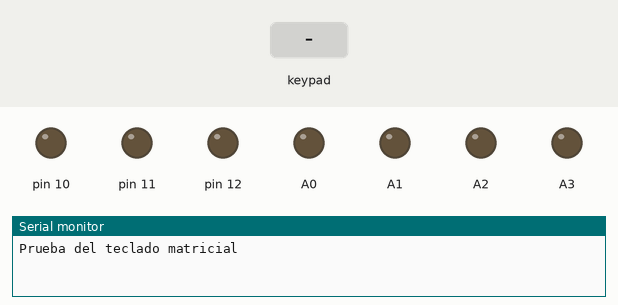
This sketch was run on a simulated Arduino Uno, built with avr-gcc and run on an emulated ATmega328P. Shown: output pins drawn as LEDs (lit = HIGH), the last lines printed to the serial monitor. Dashed ring = blinking. Inputs (shaded band) come from the test bench.

Above: at 1.2 s.
1.3 s: keypad keys 1 2 pressed 0.4 s apart
At 3.5 s:
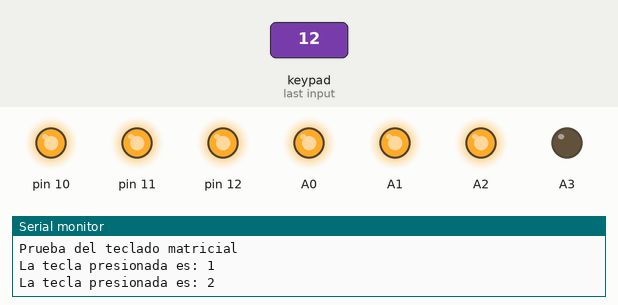
3.8 s: key 'A' pressed
At 4.1 s:
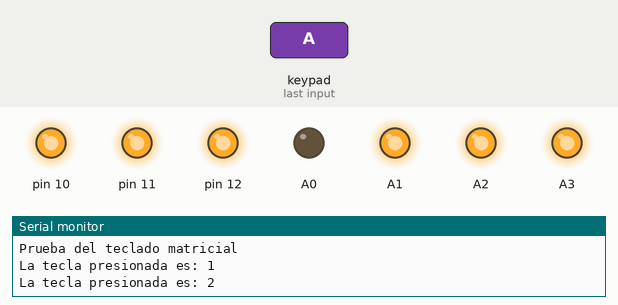
5.8 s: key 'B' pressed
At 6.2 s:
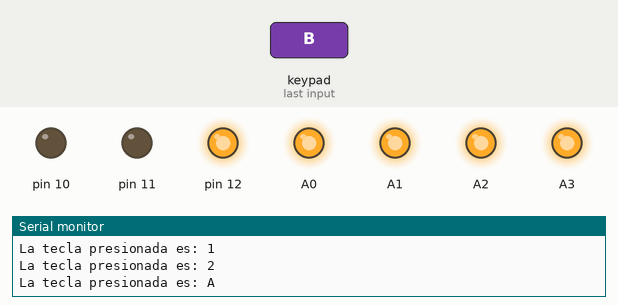
7.8 s: keypad keys 1 2 # pressed 0.4 s apart
At 9.8 s:
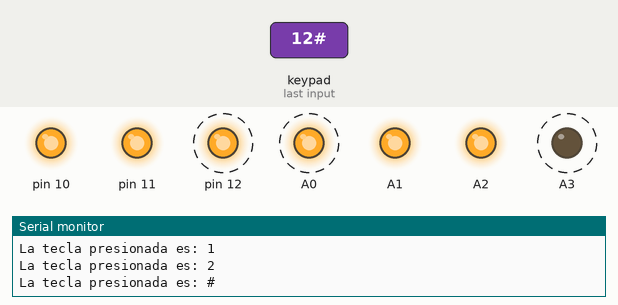
10.8 s: key 'C' pressed
At 11.2 s:
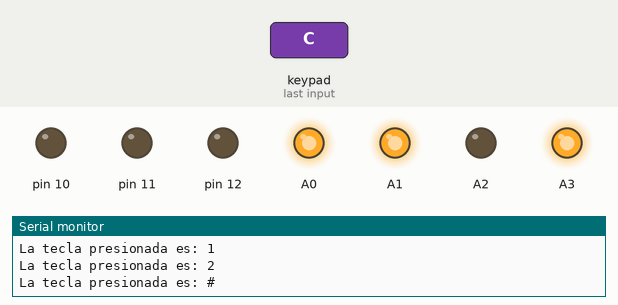
12.8 s: keypad keys 1 2 * pressed 0.4 s apart
At 14.2 s:
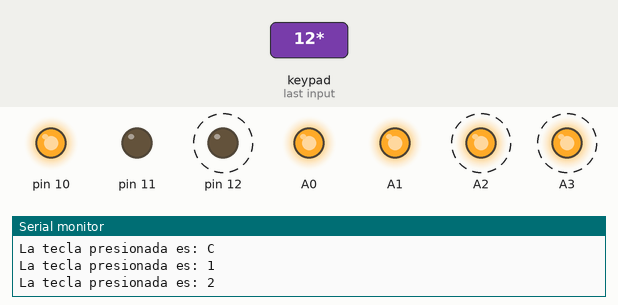
Timing chart, 0 to 15.8 s (numbered marks = the images above; inputs shaded):
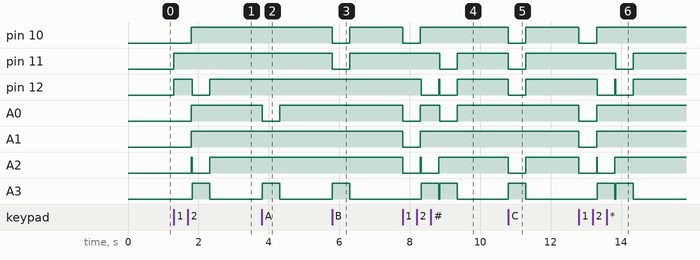

The sketch:

tecladomatricial.ino
```cpp
/*
* Fundacion Kinal
* Centro educativo tecnico laboral Kinal
* Perito en Electronica
* Seccion: A
* Curso: Taller de electronica digital y reparacion de computadoras I
* Alumno: David Alfredo del Cid Rodríguez
* Fecha: 18/14/2023
* Carnet: 2022482
* Proyecto: MAQUINA EXPENDEDORA
*/
//Librerias
#include <Keypad.h>    //Libreria que me permite usar el teclado matricial.

//Macros o directivas de preprocesador
#define filas_teclado 4   //cantidad de filas que posee el teclado matricial.
#define columnas_teclado 4 //cantidad de columnas que posee el teclado matricial.
#define f1_teclado 2  //pin2 conectado a la fila 1
#define f2_teclado 3  //pin3 conectado a la fila 2
#define f3_teclado 4  //pin4 conectado a la fila 3
#define f4_teclado 5  //pin5 conectado a la fila 4
#define c1_teclado 6  //pin6 conectado a la columna 1
#define c2_teclado 7  //pin7 conectado a la columna 2
#define c3_teclado 8  //pin8 conectado a la columna 3
#define c4_teclado 9  //pin9 conectado a la columna 4
//display


int i;

//Creo una matriz led con la disposicion fisica de las teclas
char keys[filas_teclado][columnas_teclado] = {
  {'1','2','3','A'},
  {'4','5','6','B'},
  {'7','8','9','C'},
  {'*','0','#','D'}
};

//Arreglos en los que defino los pines a utilizar, tanto para las columnas como para las filas
byte pines_filas[filas_teclado] = {f1_teclado,f2_teclado,f3_teclado,f4_teclado};
byte pines_columnas[columnas_teclado] = {c1_teclado,c2_teclado,c3_teclado,c4_teclado};


//Creo el constructor para poder usar el teclado matricial.
Keypad teclado_profe = Keypad( makeKeymap(keys), pines_filas, pines_columnas, filas_teclado,columnas_teclado);
///////////////////////////////////////////////////////////////////////////////
void setup()
{
  Serial.begin(9600);    //Inicio la comunicacion serial.
  Serial.println("Prueba del teclado matricial");   //Envio de mensaje
  pinMode(10, OUTPUT);
  pinMode(11, OUTPUT);
  pinMode(12, OUTPUT);
  pinMode(A0, OUTPUT);
  pinMode(A1, OUTPUT);
  pinMode(A2, OUTPUT);
  pinMode(A3, OUTPUT);
}
///////////////////////////////////////////////////////////////////////////////
void loop()
{

char tecla = teclado_profe.getKey();  //Obtengo la tecla que presione


  //  1
  switch(tecla){
    case('1'):{
      digitalWrite(10, LOW);//A
      digitalWrite(11, HIGH);//B
      digitalWrite(12, HIGH);//C
      digitalWrite(A0, LOW);//D
      digitalWrite(A1, LOW);//E
      digitalWrite(A2, LOW);//F
      digitalWrite(A3, LOW);//G
      delay(500);
      digitalWrite(10, HIGH);//A
      digitalWrite(11, HIGH);//B
      digitalWrite(12, HIGH);//C
      digitalWrite(A0, HIGH);//D
      digitalWrite(A1, HIGH);//E
      digitalWrite(A2, HIGH);//F
      digitalWrite(A3, LOW);//G
      break;
    }
  }
  // 2
    switch(tecla){
    case('2'):{
      digitalWrite(10, HIGH);//A
      digitalWrite(11, HIGH);//B
      digitalWrite(12, LOW);//C
      digitalWrite(A0, HIGH);//D
      digitalWrite(A1, HIGH);//E
      digitalWrite(A2, LOW);//F
      digitalWrite(A3, HIGH);//G
      delay(500);
      digitalWrite(10, HIGH);//A
      digitalWrite(11, HIGH);//B
      digitalWrite(12, HIGH);//C
      digitalWrite(A0, HIGH);//D
      digitalWrite(A1, HIGH);//E
      digitalWrite(A2, HIGH);//F
      digitalWrite(A3, LOW);//G
      break;
    }
  }
    switch(tecla){
    case('3'):{
      digitalWrite(10, HIGH);//A
      digitalWrite(11, HIGH);//B
      digitalWrite(12, HIGH);//C
      digitalWrite(A0, HIGH);//D
      digitalWrite(A1, LOW);//E
      digitalWrite(A2, LOW);//F
      digitalWrite(A3, HIGH);//G
      delay(500);
      digitalWrite(10, HIGH);//A
      digitalWrite(11, HIGH);//B
      digitalWrite(12, HIGH);//C
      digitalWrite(A0, HIGH);//D
      digitalWrite(A1, HIGH);//E
      digitalWrite(A2, HIGH);//F
      digitalWrite(A3, LOW);//G
      break;
    }
  }

      switch(tecla){
    case('4'):{
      digitalWrite(10, LOW);//A
      digitalWrite(11, HIGH);//B
      digitalWrite(12, HIGH);//C
      digitalWrite(A0, LOW);//D
      digitalWrite(A1, LOW);//E
      digitalWrite(A2, HIGH);//F
      digitalWrite(A3, HIGH);//G
      delay(500);
      digitalWrite(10, HIGH);//A
      digitalWrite(11, HIGH);//B
      digitalWrite(12, HIGH);//C
      digitalWrite(A0, HIGH);//D
      digitalWrite(A1, HIGH);//E
      digitalWrite(A2, HIGH);//F
      digitalWrite(A3, LOW);//G
      break;
    }
  }

        switch(tecla){
    case('5'):{
      digitalWrite(10, HIGH);//A
      digitalWrite(11, LOW);//B
      digitalWrite(12, HIGH);//C
      digitalWrite(A0, HIGH);//D
      digitalWrite(A1, LOW);//E
      digitalWrite(A2, HIGH);//F
      digitalWrite(A3, HIGH);//G
      delay(500);
      digitalWrite(10, HIGH);//A
      digitalWrite(11, HIGH);//B
      digitalWrite(12, HIGH);//C
      digitalWrite(A0, HIGH);//D
      digitalWrite(A1, HIGH);//E
      digitalWrite(A2, HIGH);//F
      digitalWrite(A3, LOW);//G
      break;
    }
  }
        switch(tecla){
    case('6'):{
      digitalWrite(10, HIGH);//A
      digitalWrite(11, LOW);//B
      digitalWrite(12, HIGH);//C
      digitalWrite(A0, HIGH);//D
      digitalWrite(A1, HIGH);//E
      digitalWrite(A2, HIGH);//F
      digitalWrite(A3, HIGH);//G
      delay(500);
      digitalWrite(10, HIGH);//A
      digitalWrite(11, HIGH);//B
      digitalWrite(12, HIGH);//C
      digitalWrite(A0, HIGH);//D
      digitalWrite(A1, HIGH);//E
      digitalWrite(A2, HIGH);//F
      digitalWrite(A3, LOW);//G
      break;
    }
  }

            switch(tecla){
    case('7'):{
      digitalWrite(10, HIGH);//A
      digitalWrite(11, HIGH);//B
      digitalWrite(12, HIGH);//C
      digitalWrite(A0, LOW);//D
      digitalWrite(A1, LOW);//E
      digitalWrite(A2, LOW);//F
      digitalWrite(A3, LOW);//G
      delay(500);
      digitalWrite(10, HIGH);//A
      digitalWrite(11, HIGH);//B
      digitalWrite(12, HIGH);//C
      digitalWrite(A0, HIGH);//D
      digitalWrite(A1, HIGH);//E
      digitalWrite(A2, HIGH);//F
      digitalWrite(A3, LOW);//G
      break;
    }
  }
          switch(tecla){
    case('8'):{
      digitalWrite(10, HIGH);//A
      digitalWrite(11, HIGH);//B
      digitalWrite(12, HIGH);//C
      digitalWrite(A0, HIGH);//D
      digitalWrite(A1, HIGH);//E
      digitalWrite(A2, HIGH);//F
      digitalWrite(A3, HIGH);//G
      delay(500);
      digitalWrite(10, HIGH);//A
      digitalWrite(11, HIGH);//B
      digitalWrite(12, HIGH);//C
      digitalWrite(A0, HIGH);//D
      digitalWrite(A1, HIGH);//E
      digitalWrite(A2, HIGH);//F
      digitalWrite(A3, LOW);//G
      break;
    }
  }
            switch(tecla){
    case('9'):{
      digitalWrite(10, HIGH);//A
      digitalWrite(11, HIGH);//B
      digitalWrite(12, HIGH);//C
      digitalWrite(A0, LOW);//D
      digitalWrite(A1, LOW);//E
      digitalWrite(A2, HIGH);//F
      digitalWrite(A3, HIGH);//G
      delay(500);
      digitalWrite(10, HIGH);//A
      digitalWrite(11, HIGH);//B
      digitalWrite(12, HIGH);//C
      digitalWrite(A0, HIGH);//D
      digitalWrite(A1, HIGH);//E
      digitalWrite(A2, HIGH);//F
      digitalWrite(A3, LOW);//G
      break;
    }
  }

            switch(tecla){
    case('A'):{
      digitalWrite(10, HIGH);//A
      digitalWrite(11, HIGH);//B
      digitalWrite(12, HIGH);//C
      digitalWrite(A0, LOW);//D
      digitalWrite(A1, HIGH);//E
      digitalWrite(A2, HIGH);//F
      digitalWrite(A3, HIGH);//G
      delay(500);
      digitalWrite(10, HIGH);//A
      digitalWrite(11, HIGH);//B
      digitalWrite(12, HIGH);//C
      digitalWrite(A0, HIGH);//D
      digitalWrite(A1, HIGH);//E
      digitalWrite(A2, HIGH);//F
      digitalWrite(A3, LOW);//G
      break;
    }
  }

            switch(tecla){
    case('B'):{
      digitalWrite(10, LOW);//A
      digitalWrite(11, LOW);//B
      digitalWrite(12, HIGH);//C
      digitalWrite(A0, HIGH);//D
      digitalWrite(A1, HIGH);//E
      digitalWrite(A2, HIGH);//F
      digitalWrite(A3, HIGH);//G
      delay(500);
      digitalWrite(10, HIGH);//A
      digitalWrite(11, HIGH);//B
      digitalWrite(12, HIGH);//C
      digitalWrite(A0, HIGH);//D
      digitalWrite(A1, HIGH);//E
      digitalWrite(A2, HIGH);//F
      digitalWrite(A3, LOW);//G
      break;
    }
  }

            switch(tecla){
    case('C'):{
      digitalWrite(10, LOW);//A
      digitalWrite(11, LOW);//B
      digitalWrite(12, LOW);//C
      digitalWrite(A0, HIGH);//D
      digitalWrite(A1, HIGH);//E
      digitalWrite(A2, LOW);//F
      digitalWrite(A3, HIGH);//G
      delay(500);
      digitalWrite(10, HIGH);//A
      digitalWrite(11, HIGH);//B
      digitalWrite(12, HIGH);//C
      digitalWrite(A0, HIGH);//D
      digitalWrite(A1, HIGH);//E
      digitalWrite(A2, HIGH);//F
      digitalWrite(A3, LOW);//G
      break;
    }
  }
            switch(tecla){
    case('D'):{
      digitalWrite(10, LOW);//A
      digitalWrite(11, HIGH);//B
      digitalWrite(12, HIGH);//C
      digitalWrite(A0, HIGH);//D
      digitalWrite(A1, HIGH);//E
      digitalWrite(A2, LOW);//F
      digitalWrite(A3, HIGH);//G
      delay(500);
      digitalWrite(10, HIGH);//A
      digitalWrite(11, HIGH);//B
      digitalWrite(12, HIGH);//C
      digitalWrite(A0, HIGH);//D
      digitalWrite(A1, HIGH);//E
      digitalWrite(A2, HIGH);//F
      digitalWrite(A3, LOW);//G
      break;
    }
  }
            switch(tecla){
    case('#'):{
      digitalWrite(10, HIGH);//A
      digitalWrite(11, LOW);//B
      digitalWrite(12, LOW);//C
      digitalWrite(A0, LOW);//D
      digitalWrite(A1, HIGH);//E
      digitalWrite(A2, HIGH);//F
      digitalWrite(A3, HIGH);//G
      delay(500);
      digitalWrite(10, HIGH);//A
      digitalWrite(11, HIGH);//B
      digitalWrite(12, HIGH);//C
      digitalWrite(A0, HIGH);//D
      digitalWrite(A1, HIGH);//E
      digitalWrite(A2, HIGH);//F
      digitalWrite(A3, LOW);//G
      break;
    }
  }
            switch(tecla){
    case('*'):{
      digitalWrite(10, HIGH);//A
      digitalWrite(11, LOW);//B
      digitalWrite(12, LOW);//C
      digitalWrite(A0, HIGH);//D
      digitalWrite(A1, HIGH);//E
      digitalWrite(A2, HIGH);//F
      digitalWrite(A3, HIGH);//G
      delay(500);
      digitalWrite(10, HIGH);//A
      digitalWrite(11, HIGH);//B
      digitalWrite(12, HIGH);//C
      digitalWrite(A0, HIGH);//D
      digitalWrite(A1, HIGH);//E
      digitalWrite(A2, HIGH);//F
      digitalWrite(A3, LOW);//G
      break;
    }
  }
            switch(tecla){
    case('0'):{
      digitalWrite(10, HIGH);//A
      digitalWrite(11, HIGH);//B
      digitalWrite(12, HIGH);//C
      digitalWrite(A0, HIGH);//D
      digitalWrite(A1, HIGH);//E
      digitalWrite(A2, HIGH);//F
      digitalWrite(A3, LOW);//G
      delay(500);
      digitalWrite(10, HIGH);//A
      digitalWrite(11, HIGH);//B
      digitalWrite(12, HIGH);//C
      digitalWrite(A0, HIGH);//D
      digitalWrite(A1, HIGH);//E
      digitalWrite(A2, HIGH);//F
      digitalWrite(A3, LOW);//G
      break;
    }
  }

  //Si alguna tecla ha sido presionada
  if(tecla)
  {
    Serial.print("La tecla presionada es: ");   //Envio el mensaje
    Serial.println(tecla);    //Muestro por la terminal la tecla presionada
  }

  }
   
```

Measured:
- after the input at 1.3 s, pin 10, A0, A1: LOW → HIGH after 0.50 s; pin 11: LOW → HIGH at once; pin 12: LOW → HIGH at once, → LOW 0.52 s later, → HIGH 0.50 s later; A2: LOW → HIGH after 0.50 s, → LOW 0.02 s later, → HIGH 0.50 s later; A3: LOW → HIGH after 0.52 s, → LOW 0.50 s later
- after the input at 3.8 s, A0: HIGH → LOW at once, → HIGH 0.50 s later; A3: LOW → HIGH at once, → LOW 0.50 s later
- after the input at 5.8 s, pin 10, pin 11: HIGH → LOW at once, → HIGH 0.50 s later; A3: LOW → HIGH at once, → LOW 0.50 s later
- after the input at 7.8 s, pin 10: HIGH → LOW at once, → HIGH 0.50 s later; pin 11: HIGH → LOW after 1.0 s, → HIGH 0.50 s later
- after the input at 10.8 s, pin 10–12, A2: HIGH → LOW at once, → HIGH 0.50 s later; A3: LOW → HIGH at once, → LOW 0.50 s later
- after the input at 12.8 s, pin 10: HIGH → LOW at once, → HIGH 0.50 s later; pin 11: HIGH → LOW after 1.0 s, → HIGH 0.50 s later
